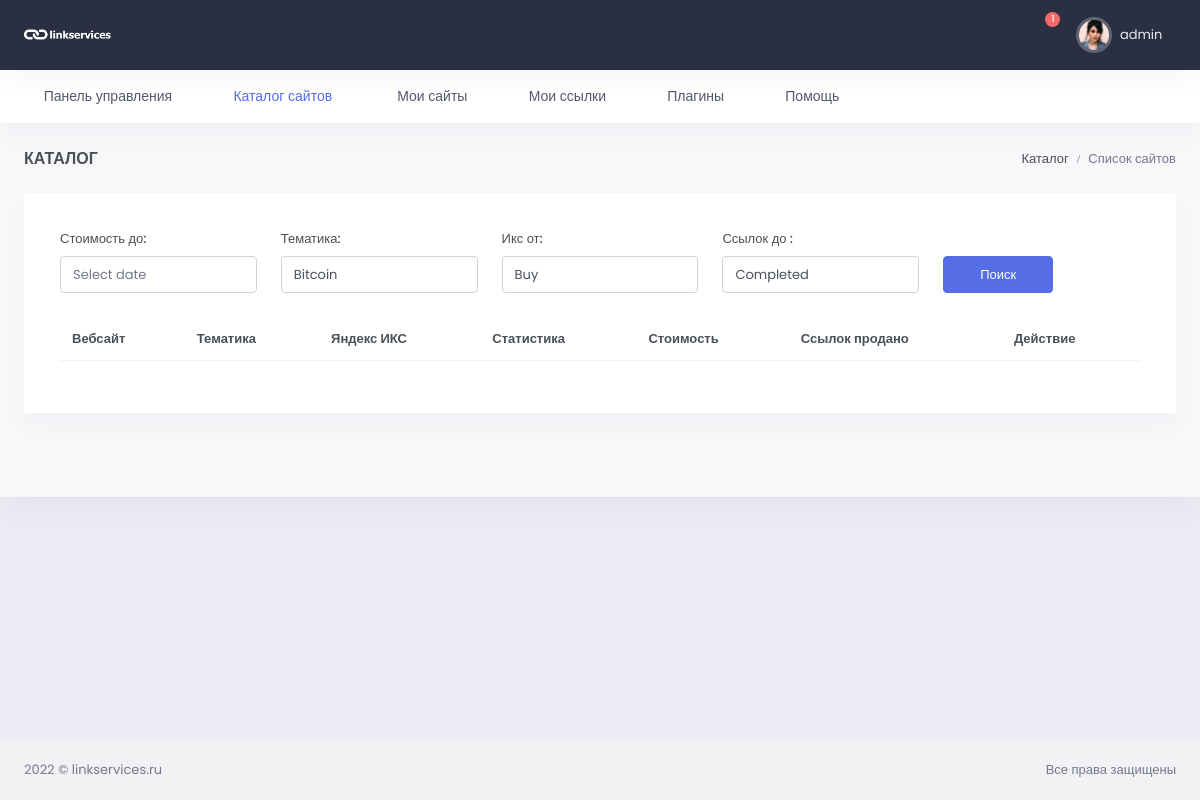
The page /catalog/ (signed in) on the database as committed earlier.
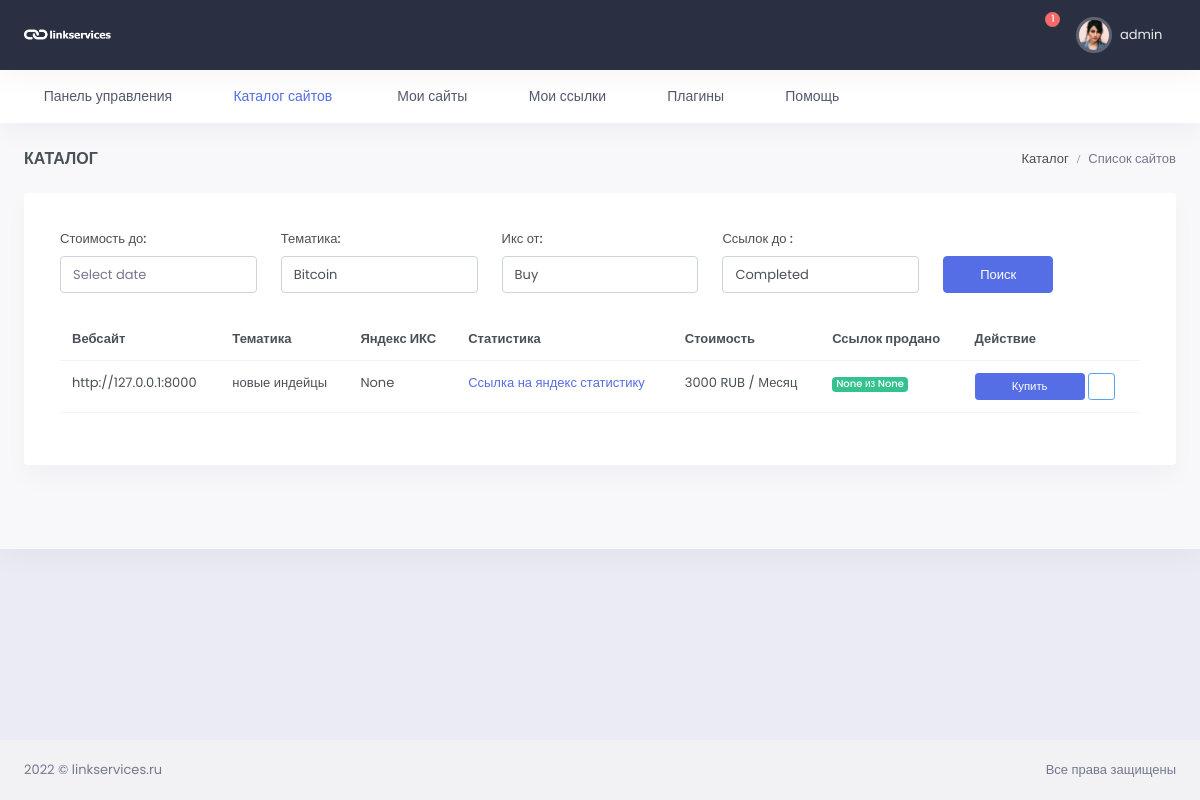
The same page on the database as committed later.
### site_app/models.py (models this page shows, shortened)
class WebSite(models.Model):
    url = models.CharField(max_length=255, verbose_name='url сайта')
    user_email = models.ForeignKey(User, on_delete=models.CASCADE,
                                   max_length=100, blank=True, null=True, verbose_name='email заказчика')
    category = models.ForeignKey(Category, on_delete=models.CASCADE, verbose_name='Тематика')
    price = models.IntegerField(verbose_name='Цена')
    status = models.ForeignKey(Status, verbose_name='Статус', on_delete=models.CASCADE, blank=True, null=True)
    total_link = models.IntegerField(verbose_name='Всего ссылок', blank=True, null=True)
    sold_link = models.IntegerField(verbose_name='Продано ссылок', blank=True, null=True)
    yandex_x = models.IntegerField(verbose_name='Яндекс Икс', blank=True, null=True)
    yandex_stat = models.CharField(max_length=255, verbose_name='Яндекс статистика')
    password_yandex = models.CharField(max_length=250, verbose_name='Пароль от статистики', blank=True, null=True)
    created = models.DateTimeField(auto_now_add=True, verbose_name='Добавлено')
    update = models.DateTimeField(auto_now=True, verbose_name='Изменено')
    class Meta:
        verbose_name = 'Сайт'
        verbose_name_plural = 'Сайты'
        ordering = ('-created',)
    def get_absolute_url(self):
        return reverse('buy-link', kwargs={"pk": self.pk})

class Category(models.Model):
    name = models.CharField(max_length=200, verbose_name='Тематика')
    slug = models.SlugField()
    def __str__(self):
        return self.name
    class Meta:
        verbose_name = 'Тематика'
        verbose_name_plural = 'Тематики'
        ordering = ('name',)

### main/views.py (the view)
# urls.py: path('catalog/', Catalog.as_view(), name='catalog'),
class Catalog(LoginRequiredMixin, ListView):
    template_name = 'main/catalog.html'
    context_object_name = 'website'
    def get_queryset(self):
        return WebSite.objects.filter(status_id=1)
    def get_context_data(self, *, object_list=None, **kwargs):
        context = super(Catalog, self).get_context_data(**kwargs)
        context['title'] = 'Каталог сайтов'
        return context

### main/templates/main/catalog.html (shortened to what the changed rows need)
{% extends 'base.html' %}
{% load static %}
{% block content %}
<div id="layout-wrapper">
<div class="main-content">
<div class="page-content">
<div class="container-fluid">
    <div class="row">
        <div class="col-lg-12">
            <div class="card">
                <div class="card-body">
                    <div class="tab-content p-3">
                        <div class="tab-pane active" id="all-order" role="tabpanel">
                            <div class="table-responsive mt-2">
                                <table class="table table-hover datatable dt-responsive nowrap"
                                       style="border-collapse: collapse; border-spacing: 0; width: 100%;">
                                    <thead>
                                    <tr>
                                        <th scope="col">Вебсайт</th>
                                        <th scope="col">Тематика</th>
                                        <th scope="col">Яндекс ИКС</th>
                                        <th scope="col">Статистика</th>
                                        <th scope="col">Стоимость</th>
                                        <th scope="col">Ссылок продано</th>
                                        <th scope="col">Действие</th>
                                    </tr>
                                    </thead>
                                    <tbody>
                                    {% for item in website %}
                                    {% include 'main/partials/itemSites.html' %}
                                    {% endfor %}
                                    </tbody>
                                </table>
                            </div>
                        </div>
                    </div>
                </div>
            </div>
        </div>
    </div>
</div>
</div>
</div>
</div>
{% endblock %}

### main/templates/main/partials/itemSites.html
<tr>
    <td>{{ item.url }}</td>
    <td>{{ item.category }}</td>
    <td>{{ item.yandex_x }}</td>
    <td><a href="{{ item.yandex_stat }}"> Ссылка на яндекс статистику</a></td>
    <td>{{ item.price }} RUB / Месяц</td>
    <td>
        <span class="badge bg-success font-size-10">{{ item.sold_link }} из {{ item.total_link }}</span>
    </td>
    <td>
        <a href="{{ item.get_absolute_url }}" class="btn btn-primary btn-sm w-md">Купить</a>
        <a href="{{ item.url}}" class="btn btn-outline-info btn-sm"><i
                class="mdi mdi-web"></i></a>
    </td>
</tr>

Rows that differ between the two databases and show on the page:
added WebSite: url "http://127.0.0.1:8000", category "новые индейцы", yandex_x "None", price "3000", sold_link "None", total_link "None"
